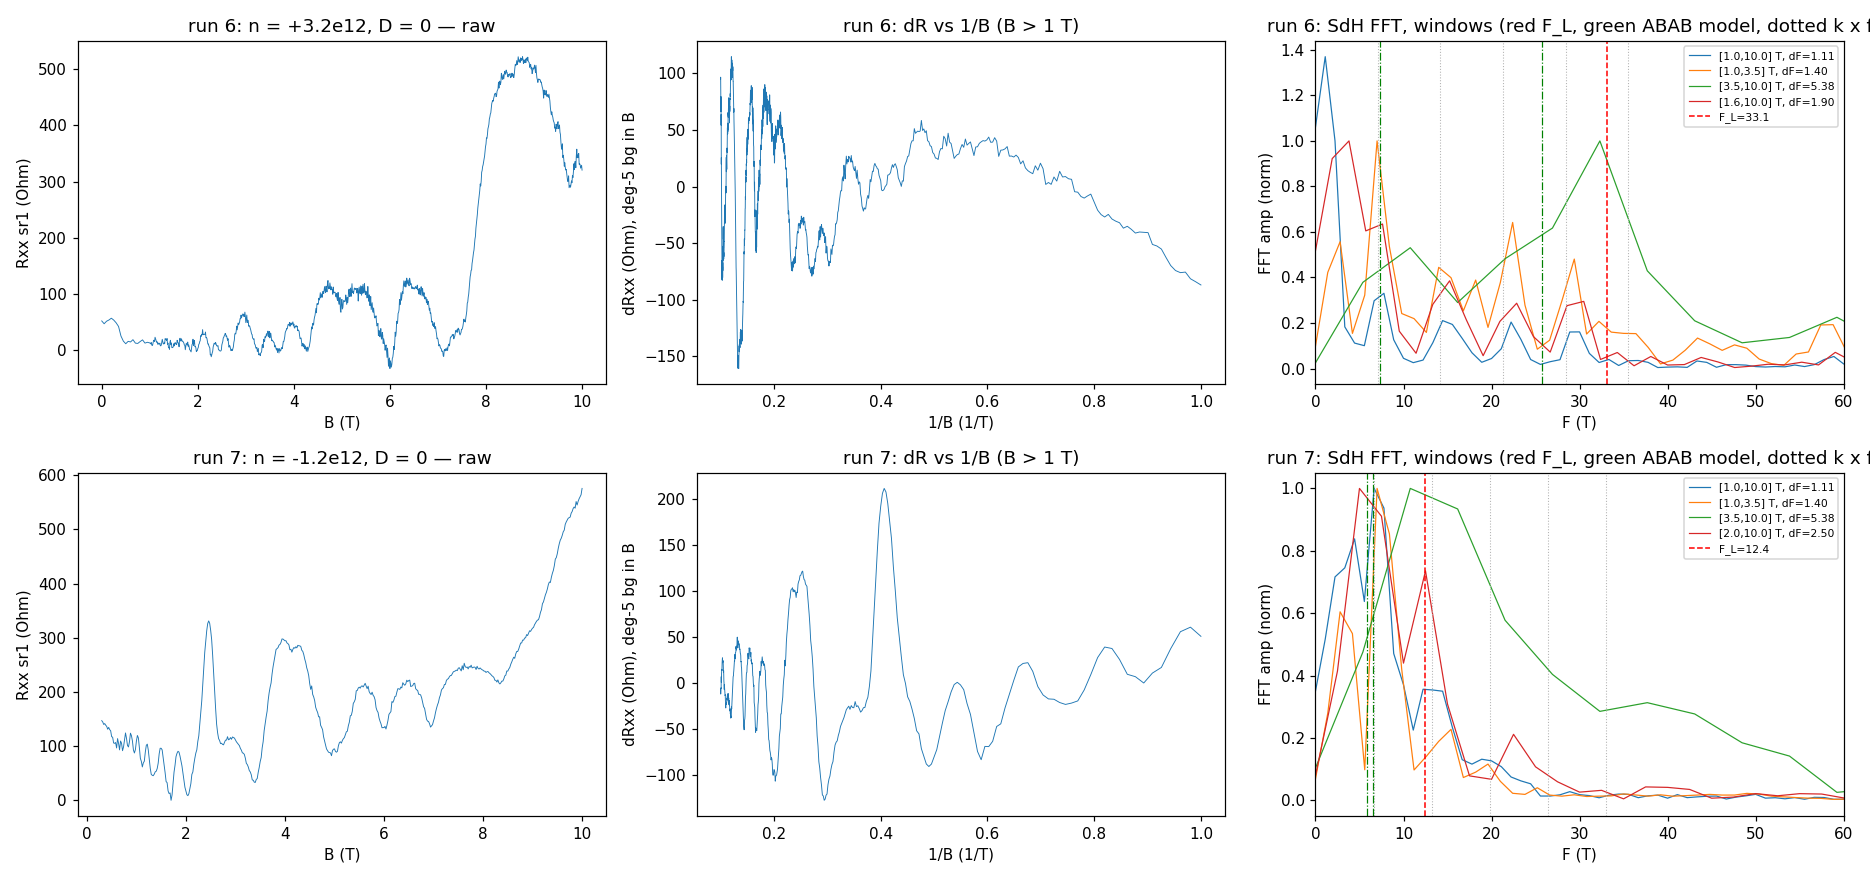

Reproduce this figure in Python.
"""Spot-check read (runs 6 electron n=+3.2, 7 hole n=-1.2): raw R(B), dR vs 1/B, FFT windows, tones vs F_L/model;
run-5 R(n) along D=0 for fan sensitivity sizing; run-5 gate-axis timing."""
import numpy as np, json, sys, warnings
import matplotlib; matplotlib.use("Agg"); import matplotlib.pyplot as plt
from scipy.signal import find_peaks
from hera.analysis import open_run, sdh_fft, sdh_onset, luttinger_frequency, fan_grids, resistance_grids
from sharpelab_nb.gates import calc_nD, calc_gate_voltages
sys.path.insert(0, '/home/hera/measurement_env/hera/models/tetralayer_fs_count'); import fs_count_b0 as M
CAL = json.load(open('hera_scratch/cal_run5.json')); c_tg, c_bg, n_off, D_off = CAL['c_tg'], CAL['c_bg'], CAL['n_offset'], CAL['D_offset']
I_BIAS = 1e-8

def load(rid):
    r = open_run(f'data/{rid}'); B = r.col('magnet_field'); R = r.col('sr1_X') / I_BIAS
    o = np.argsort(B); return B[o], R[o], r

def spectrum(B, R, lo, hi, deg=5, nfft=4096):
    f, s = sdh_fft(R[:, None], B, b_range=(lo, hi), bg_degree=deg, log=False, nfft=nfft)
    return f, s[0]

def peaks(f, s, fmax=60, rel=0.04):
    m = f <= fmax; f, s = f[m], s[m]
    pk, pr = find_peaks(s, prominence=rel * s.max())
    return sorted(zip(f[pk], s[pk]), key=lambda t: -t[1])[:10]

fig, axs = plt.subplots(2, 3, figsize=(17, 8))
for row, (rid, n) in enumerate([(6, 3.2), (7, -1.2)]):
    B, R, r = load(rid); FL = luttinger_frequency(n * 1e16)
    ax = axs[row, 0]; ax.plot(B, R, lw=0.6); ax.set_xlabel('B (T)'); ax.set_ylabel('Rxx sr1 (Ohm)'); ax.set_title(f'run {rid}: n = {n:+.1f}e12, D = 0 — raw')
    # background-subtracted vs 1/B above 1 T
    m = B >= 1.0; cf = np.polyfit(B[m], R[m], 5); dR = R[m] - np.polyval(cf, B[m])
    ax = axs[row, 1]; ax.plot(1 / B[m], dR, lw=0.6); ax.set_xlabel('1/B (1/T)'); ax.set_ylabel('dRxx (Ohm), deg-5 bg in B'); ax.set_title(f'run {rid}: dR vs 1/B (B > 1 T)')
    ax = axs[row, 2]
    wins = [(1.0, 10.0), (1.0, 3.5), (3.5, 10.0), (1.6, 10.0)] if rid == 6 else [(1.0, 10.0), (1.0, 3.5), (3.5, 10.0), (2.0, 10.0)]
    print(f"\n=== run {rid}: n = {n:+.1f}e12, F_L = {FL:.1f} T; R range {R.min():.0f}..{R.max():.0f} Ohm; R(B<0.5) med {np.median(R[B<0.5]):.0f}, R(B>9.5) med {np.median(R[B>9.5]):.0f} max {R[B>9.5].max():.0f}")
    print("  model ABAB", [(round(F, 2), round(mm, 3)) for F, mm in M.abab_mstar(n * 1e16)], " ABCA F", round(M.abca_fs(n * 1e16)[4], 2))
    nB = n - 0.426 if n > 0 else n - 0.426
    print(f"  region B (n_A - 0.43): n_B = {nB:+.2f} -> F_L,B = {luttinger_frequency(abs(nB)*1e16):.1f} T; ABAB_B", [round(F, 2) for F, _ in M.abab_mstar(nB * 1e16)])
    for (lo, hi) in wins:
        f, s = spectrum(B, R, lo, hi); dF = 1 / (1 / lo - 1 / hi)
        ax.plot(f, s / s[f > 2].max() + 0.0, lw=0.8, label=f'[{lo},{hi}] T, dF={dF:.2f}')
        pk = peaks(f, s)
        print(f"  window [{lo},{hi}] dF={dF:.2f} T: peaks " + ", ".join(f"{ff:.1f}T({ss/ s[f>2].max():.2f})" for ff, ss in pk if ff > 1.5))
    for k in range(1, 6): ax.axvline(7.1 * k if rid == 6 else 6.6 * k, color='0.7', ls=':', lw=0.7)
    ax.axvline(FL, color='r', ls='--', lw=1, label=f'F_L={FL:.1f}')
    for F, _ in M.abab_mstar(n * 1e16): ax.axvline(F, color='g', ls='-.', lw=0.8)
    ax.set_xlim(0, 60); ax.set_xlabel('F (T)'); ax.set_ylabel('FFT amp (norm)'); ax.legend(fontsize=7); ax.set_title(f'run {rid}: SdH FFT, windows (red F_L, green ABAB model, dotted k x f1)')
fig.tight_layout(); fig.savefig('hera_scratch/spot_read.png', dpi=110)

# --- run 5: R(n) along the D = 0 line (fan fast axis) for sensitivity sizing; timing
g = fan_grids('data/5'); rg = resistance_grids(g); R5 = np.abs(rg.R['sr1']); Vbg = g.slow
fs = g.meta['fast_setpoints']; Vtg = np.asarray(fs[0] if isinstance(fs[0], list) else fs)
ns = np.linspace(-1.2, 3.2, 45); Vt, Vb = calc_gate_voltages(ns, np.zeros_like(ns), c_tg, c_bg, n_off, D_off)
from scipy.interpolate import RegularGridInterpolator
itp = RegularGridInterpolator((Vbg, Vtg), R5, bounds_error=False, fill_value=np.nan)
Rn = itp(np.c_[Vb, Vt])
print("\nrun 5 R(n) along D=0 (B=0):", ", ".join(f"{a:+.1f}:{b:.0f}" for a, b in zip(ns[::4], Rn[::4])))
r5 = open_run('data/5'); t = r5.col('time'); print(f"run 5 timing: {len(t)} pts, {(t[-1]-t[0])/(len(t)-1):.3f} s/pt incl. row turnaround; fast_delay 1.0, slow_delay 3.0; total {(t[-1]-t[0])/60:.1f} min")
# per-point within a row: median dt between consecutive points
dt = np.diff(t); print(f"  median in-row dt {np.median(dt):.3f} s; row turnaround (95th pct) {np.percentile(dt, 98):.1f} s")
# fan fast axis voltages
for nn in (1.0, 3.2):
    print(f"  n={nn}: (Vtg, Vbg) = {calc_gate_voltages(nn, 0.0, c_tg, c_bg, n_off, D_off)}")
# model F(n) table for the fan window
print("\nmodel F(n) electron side (ABAB light/heavy, ABCA, F_L):")
for nn in np.arange(1.0, 3.21, 0.2):
    ab = [round(F, 2) for F, _ in M.abab_mstar(nn * 1e16)]
    print(f"  n={nn:.1f}: ABAB {ab}  ABCA {M.abca_fs(nn*1e16)[4]:.2f}  F_L {luttinger_frequency(nn*1e16):.2f}")
